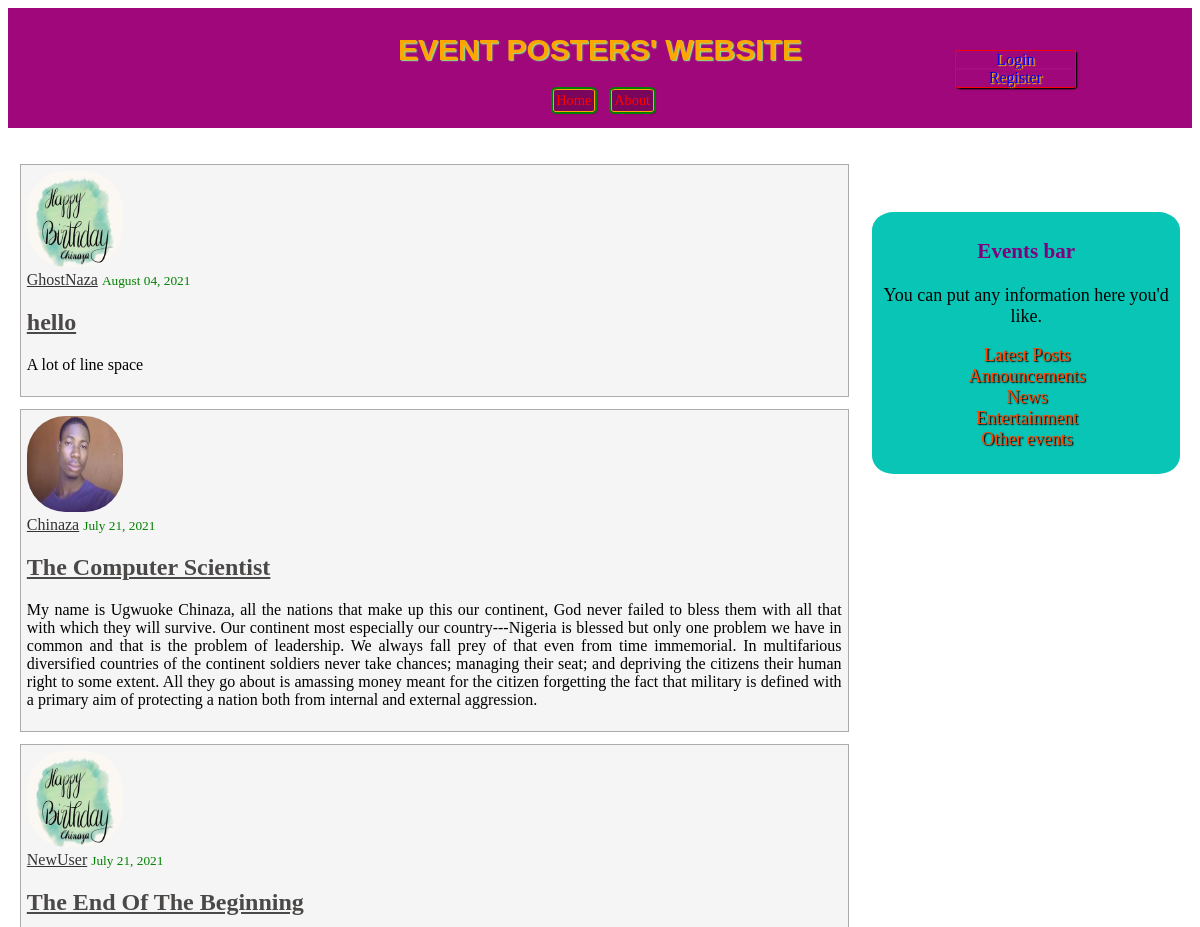
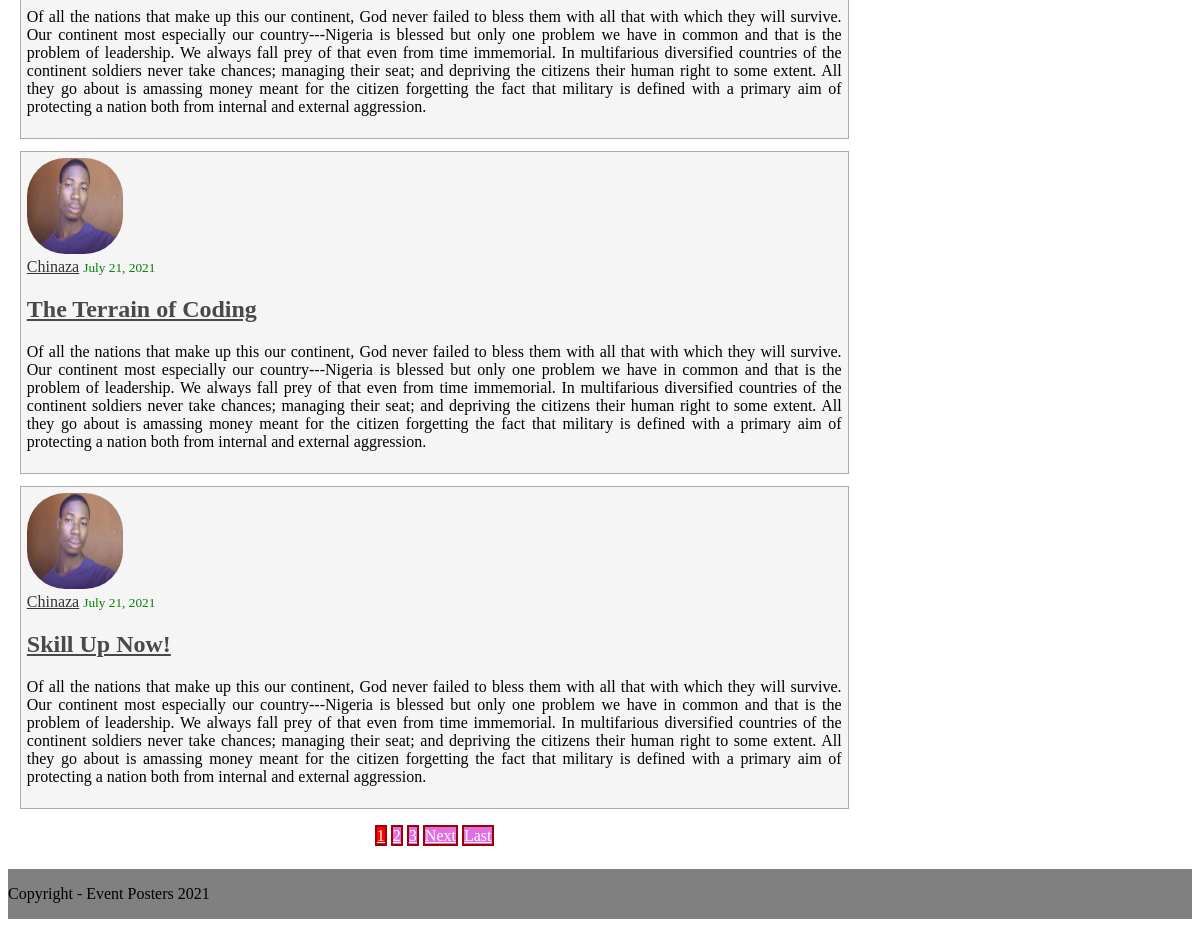
The page / on the database its author committed (2 pictures, top to bottom).
### blog/models.py (models this page shows, shortened)
class Post (models.Model):
    title = models.CharField(max_length = 100)
    content = models.TextField()
    date_posted = models.DateTimeField(default = timezone.now)
    author = models.ForeignKey(User, on_delete = models.CASCADE)

### usersApp/models.py (models this page shows, shortened)
class Profile(models.Model):
    user = models.OneToOneField(User, on_delete = models.CASCADE)
    image = models.ImageField(default = 'default.jpg', upload_to = 'profile_pics')
    current_city = models.CharField(max_length = 30)
    occupation = models.CharField(max_length = 50)
    hobby = models.CharField(max_length = 100)

### blog/views.py (the view)
# urls.py: path('', PostListView.as_view(), name = 'blog-home'),
class PostListView(ListView):
    model = Post
    template_name = 'blog/home.html'
    context_object_name = 'posts'
    ordering = ['-date_posted']       # <app>/<model>_<viewtype>.html
    paginate_by = 5

### blog/templates/blog/home.html (shortened to what this page needs)
{% extends 'blog/base.html' %}
{% load static %}
{% block link %}
    <link rel="stylesheet" type="text/css" href="{% static 'blog/home.css' %}"/>
{% endblock %}
{% block content %}
    {% for post in posts %}
       <article class="content-block">
           <img id = "blog-img" src = "{{ post.author.profile.image.url }}"/>
           <div>
               <a id="auth-name" href="{% url 'user-posts' post.author.username %}">{{ post.author }}</a>
               <small id="date-posted">{{ post.date_posted|date:"F d, Y" }}</small>
           </div>
           <h2>
               <a class="title" href="{% url 'post-detail' post.id %}">{{ post.title }}</a>
           </h2>
           <p class="content">{{ post.content }}</p>
       </article>
    {% endfor %}
    <div id="pager-container">
        {% if is_paginated %}
        {% for num in page_obj.paginator.page_range %}
                {% if page_obj.number == num %}
                    <a class="pager current-page"  href="?page={{ num }}">{{ num }}</a>
                {% elif num > page_obj.number|add:'-3' and num < page_obj.number|add:'3' %}
                    <a class="pager"  href="?page={{ num }}">{{ num }}</a>
                {% endif%}
        {% endfor %}
        {% if page_obj.has_next %}
                <a class="pager" href="?page={{ page_obj.next_page_number }}">Next</a>
                <a class="pager" href="?page={{ page_obj.paginator.num_pages }}">Last</a>
        {% endif %}
        {% endif %}
    </div>
{% endblock %}

### blog/templates/blog/base.html (shortened to what this page needs)
{% load static %}
<!DOCTYPE html>
<html lang="en">
<head>
    <link rel="stylesheet" type="text/css" href="{% static 'blog/base.css' %}" />
    {% block link %}  {% endblock %}
</head>
<body>
    <section id="FB">
        <div id="header">
            <h1>EVENT POSTERS' WEBSITE</h1>
            <span id="about-home">
                <a href="{% url 'blog-home' %}">Home</a>
                <a href="{% url 'blog-about' %}">About</a>
            </span>
            <nav id="nav">
                {% if user.is_authenticated %}
                    <a href="{% url 'logout' %}">Logout</a>
                    <a href="{% url 'profile' %}">Profile</a>
                    <a href="{% url 'post-create' %}">New Post</a>
                {% else %}
                    <a href="{% url 'login' %}">Login</a>
                    <a href="{% url 'register' %}">Register</a>
                {% endif %}
            </nav>
        </div>
        <main role="main" id="body">
            <div id="right">
                {% block content %}   {% endblock %}
            </div>
            <div id="left" class="events-bar">
                <div>
                    <h3>Events bar</h3>
                    <p>You can put any information here you'd like.</p>
                    <ul class="list-group">
                        <li>Latest Posts</li>
                        <li>Announcements</li>
                        <li>News</li>
                        <li>Entertainment</li>
                        <li>Other events</li>
                    </ul>
                </div>
            </div>
        </main>
        <div id="footer">
            <p>Copyright - Event Posters 2021 </p>
        </div>
    </section>
</body>
</html>

### blog/static/blog/base.css (style rules this page uses)
#FB { height: 100%; width: 100%; display: flex; flex-direction: column; }
#header { background-color: rgb(160, 7, 122); height: 10vw; margin-bottom: 2vw; }
#body { width: inherit; display: flex; flex-direction: row; justify-content: space-around; }
#right { width: 70%; }
#left { width: 25%; height: 20%; }
#footer { background-color: grey; margin-top: 2vw; }
h1 { text-align: center; color: orange; font-family: Helvetica; font-size: 2.5vw; text-shadow: 0.1vw 0.1vw 0.1vw lightgreen; }
#about-home { margin-left: 45%; }
#about-home a { border: 0.1vw solid orange; outline: 0.2vw double green; font-family: Impact; font-size: 1.2vw; text-decoration: none; background-color:rgb(122, 5, 93); margin-left: 1vw; padding: 0.2vw; box-shadow: 0.1vw 0.1vw 0.1vw black; border-radius: 10%; color: red; }
#nav { border: 0.1vw solid red; width: 10%; text-align: center; margin-left: 80%; margin-top: -5vw; border-radius: 5%; box-shadow: 0.1vw 0.1vw 0.1vw black; }
#nav a { display: block; text-decoration: none; outline: 0.1vw dotted red; font-family: Georgia; text-shadow: 0.1vw 0.1vw 0.1vw gold; }
.events-bar { background-color: rgb(8, 197, 181); margin-top: 5vw; padding: 0.5vw 0.5vw; border-radius: 7%; text-align: center; font-family: Tahoma; font-size: 1.5vw; }
.events-bar h3 { color: purple; }
.list-group { list-style: none; color: orangered; text-shadow: 0.1vw 0.1vw 0.1vw black; }
.list-group li { margin-right: 15%; }
.content-block { border: 0.1vw solid rgb(175, 171, 171); background-color: whitesmoke; margin-top: 1vw; padding: 0.5vw 0.5vw; }

### blog/static/blog/home.css (style rules this page uses)
#blog-img { height: 8vw; width: 8vw; border-radius: 40%; }
#auth-name { color: #333; font-family: Cambria; }
#date-posted { font-family: fantasy; color: green; }
.title { color: #4b4848; }
.content { white-space: pre-line; text-align: justify; }
#pager-container { margin-top: 1.5vw; text-align: center; }
.pager { border: 0.2vw solid rgb(155, 2, 2); background-color: rgb(224, 111, 224); color: white; font-family: Cambria; }
.current-page { background-color: red; }

### rows shown on the page
Post: author.profile.image (placeholder picture), author "GhostNaza", date_posted "August 04, 2021", title "hello", content "A lot of line space"
Post: author.profile.image (picture), author "Chinaza", date_posted "July 21, 2021", title "The Computer Scientist", content "My name is Ugwuoke Chinaza, all the nations that make up this our continent, God never failed to bless them with all that with which they will survive. Our continent most especially our country---Nigeria is blessed but only one problem we have in common and that is the problem of leadership. We always fall prey of that even from time immemorial. In multifarious diversified countries of the continent soldiers never take chances; managing their seat; and depriving the citizens their human right to some extent. All they go about is amassing money meant for the citizen forgetting the fact that military is defined with a primary aim of protecting a nation both from internal and external…"
Post: author.profile.image (placeholder picture), author "NewUser", date_posted "July 21, 2021", title "The End Of The Beginning", content "Of all the nations that make up this our continent, God never failed to bless them with all that with which they will survive. Our continent most especially our country---Nigeria is blessed but only one problem we have in common and that is the problem of leadership. We always fall prey of that even from time immemorial. In multifarious diversified countries of the continent soldiers never take chances; managing their seat; and depriving the citizens their human right to some extent. All they go about is amassing money meant for the citizen forgetting the fact that military is defined with a primary aim of protecting a nation both from internal and external aggression."
Post: author.profile.image (picture), author "Chinaza", date_posted "July 21, 2021", title "The Terrain of Coding", content "Of all the nations that make up this our continent, God never failed to bless them with all that with which they will survive. Our continent most especially our country---Nigeria is blessed but only one problem we have in common and that is the problem of leadership. We always fall prey of that even from time immemorial. In multifarious diversified countries of the continent soldiers never take chances; managing their seat; and depriving the citizens their human right to some extent. All they go about is amassing money meant for the citizen forgetting the fact that military is defined with a primary aim of protecting a nation both from internal and external aggression."
Post: author.profile.image (picture), author "Chinaza", date_posted "July 21, 2021", title "Skill Up Now!", content "Of all the nations that make up this our continent, God never failed to bless them with all that with which they will survive. Our continent most especially our country---Nigeria is blessed but only one problem we have in common and that is the problem of leadership. We always fall prey of that even from time immemorial. In multifarious diversified countries of the continent soldiers never take chances; managing their seat; and depriving the citizens their human right to some extent. All they go about is amassing money meant for the citizen forgetting the fact that military is defined with a primary aim of protecting a nation both from internal and external aggression."

### other values the page prints
{{ num }} "1"
{{ num }} "2" "3"
